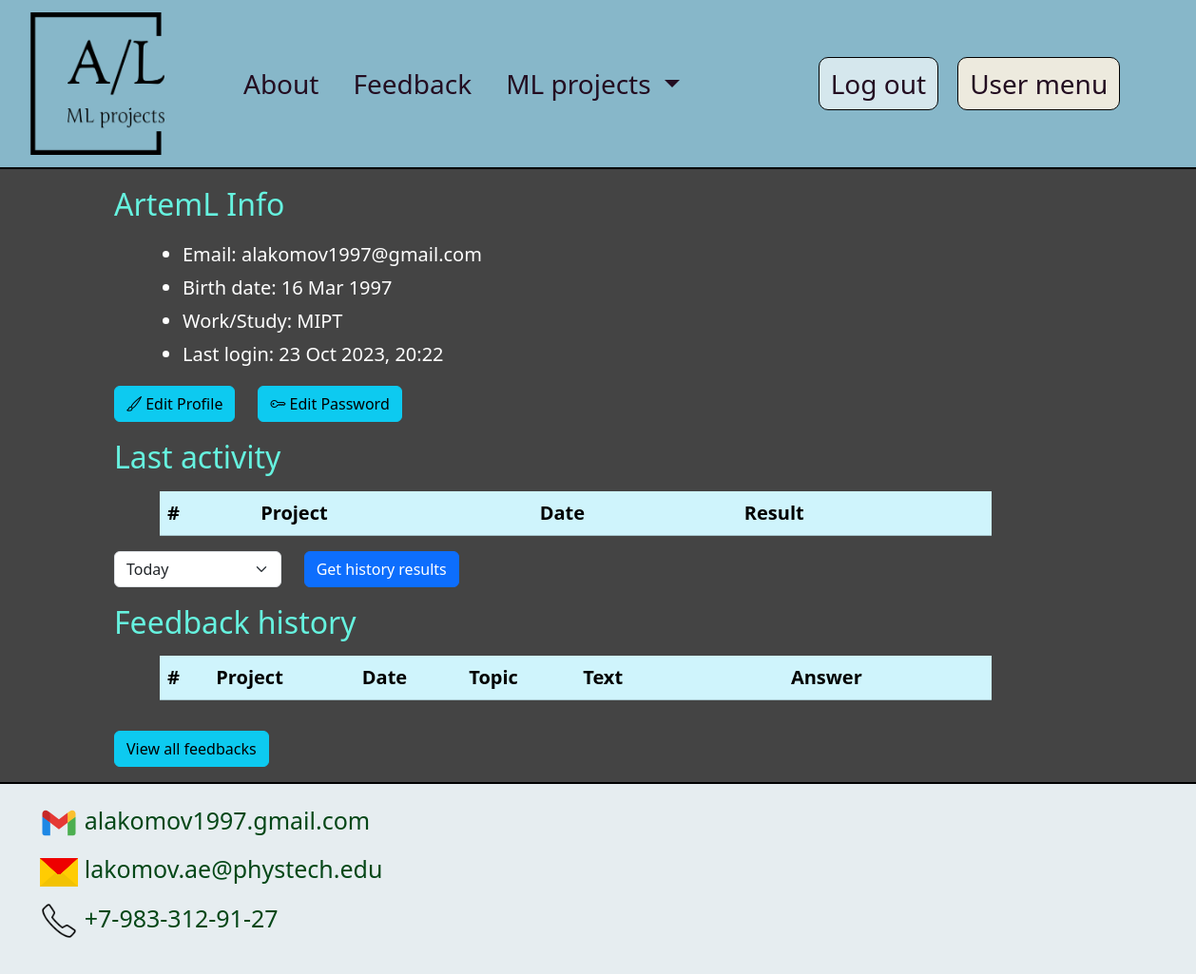
/user_page/ (signed in), run on an earlier commit of the app's database.
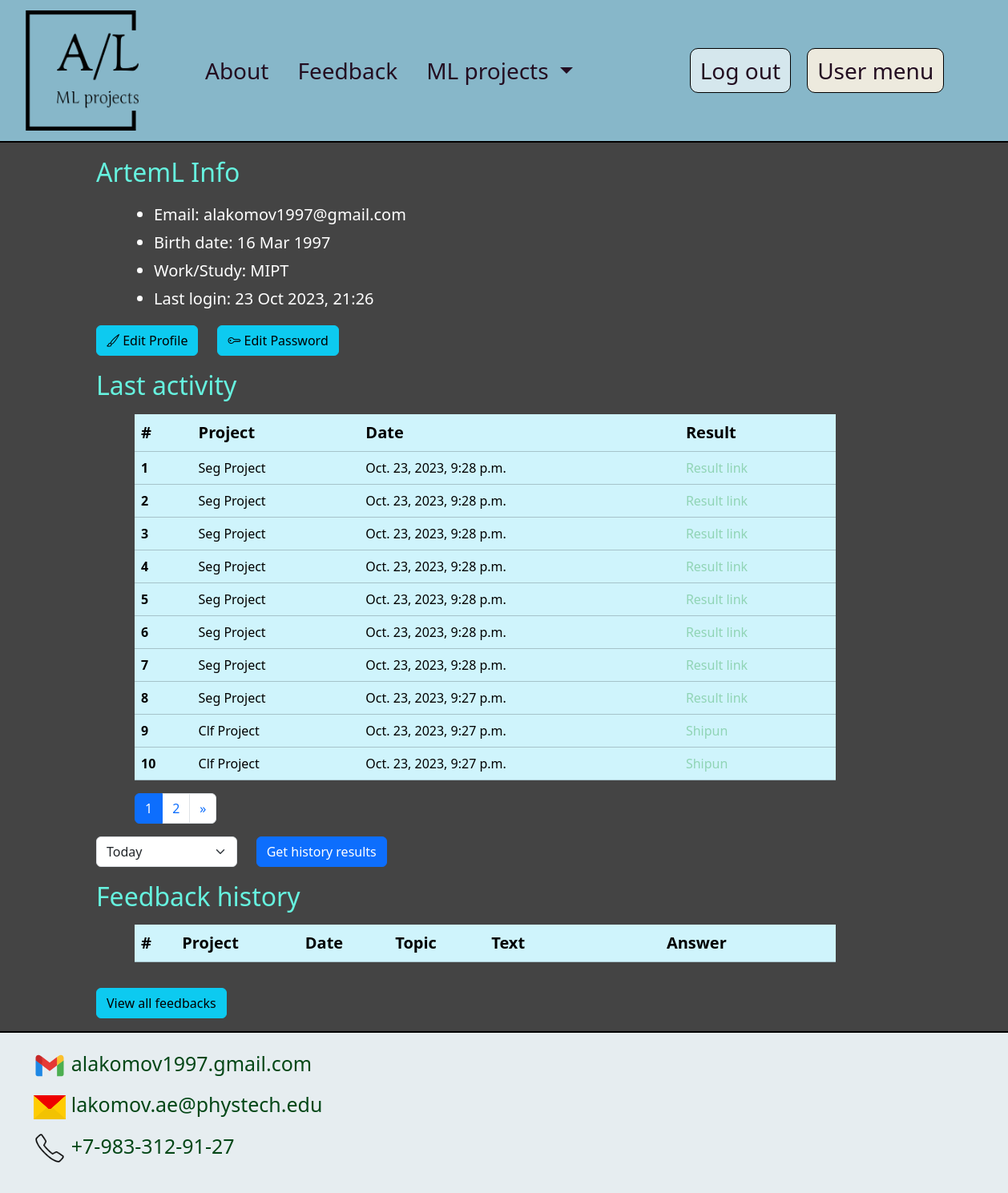
And on a later commit of the database.
### main_app/models.py (models this page shows, shortened)
class CustomUser(AbstractUser):
    work_place = models.CharField(max_length=200, verbose_name="work_place", blank=True, null=True)
    birth_date = models.DateField(verbose_name="birth_date", blank=True, null=True)

class HistoryModel(models.Model):
    user = models.ForeignKey(CustomUser, on_delete=models.CASCADE)
    project = models.ForeignKey(ProjectNames, on_delete=models.CASCADE)
    date_time = models.DateTimeField(verbose_name="date_time", auto_now_add=True)
    result = models.CharField(max_length=100, verbose_name="result")
    data_id = models.IntegerField(blank=True, default=1)

class ProjectNames(models.Model):
    project_name = models.CharField(max_length=100, unique=True)
    def __str__(self):
        return str(self.project_name)

### main_app/views.py (the view)
# urls.py: path('user_page/', user_page_view, name="user_page"),
@login_required(login_url=reverse_lazy("authentication_error"))
def user_page_view(request):
    user_id = request.user.id
    page = request.GET.get("page")
    if request.method == "POST":
        page = 1
        date_form = DateForm(request.POST)
        if date_form.is_valid():
            period = date_form.cleaned_data["period"]
            if period == "Today":
                left_date = datetime.today().replace(minute=0, hour=0, second=0)
                right_date = datetime.today().replace(minute=59, hour=23, second=59)
            else:
                left_date = date_form.cleaned_data["left_date"]
                right_date = date_form.cleaned_data["right_date"].replace(minute=59, hour=23, second=59)
            t1 = HistoryModel.objects.filter(user_id=user_id,
                                             date_time__gte=left_date,
                                             date_time__lte=right_date).order_by("-date_time")
        else:
            t1 = HistoryModel.objects.filter(user_id=user_id).order_by("-date_time")
    else:
        date_form = DateForm()
        t1 = HistoryModel.objects.filter(user_id=user_id).order_by("-date_time")
    paginate_by = 10
    paginator = Paginator(t1, paginate_by)
    table_paginator = paginator.get_page(page)
    page_range = paginator.page_range
    feedback_data = FeedbackModel.objects.filter(user_id=user_id).order_by("-date_time_last_change")[:10]
    title = "Account"
    context = {"table_paginator": table_paginator,
               "date_form": date_form, "page_range": page_range,
               "feedback_data": feedback_data, "title": title
               }
    return render(request, 'main_app/user_menu.html', context=context)

### main_app/forms.py
class DateForm(forms.Form):
    period = forms.ChoiceField(choices=(("Today", "Today"), ("Month", "Month"),
                                        ("Year", "Year"), ("Select period", "Select period")),
                               widget=forms.Select(attrs={"class": "form-select", "id": "period"}))
    left_date = forms.DateTimeField(widget=forms.DateInput(attrs={"type": "date", "class": "form-control",
                                                                  "id": "left_date"
                                                                  }), required=False)
    right_date = forms.DateTimeField(widget=forms.DateInput(attrs={"type": "date", "class": "form-control",
                                                                   "id": "right_date"
                                                                   }), required=False)

### main_app/templates/main_app/user_menu.html (shortened to what this page needs)
{% extends 'main_app/base.html' %}
{% load static %}
{% block styles %}
    <link rel="stylesheet" href="https://cdn.jsdelivr.net/npm/bootstrap-icons@1.11.0/font/bootstrap-icons.css">
{% endblock %}
{% block menu %}
    <li class="nav-item "> <a class = "nav-link" href="{% url 'about' %}" target="_blank"> About </a> </li>
    <li class="nav-item "> <a class="nav-link" href="{% url 'feedback' %}" target="_blank"> Feedback </a> </li>
    <li class="nav-item dropdown">
      <a class="nav-link dropdown-toggle" role="button" data-bs-toggle="dropdown" href="#"> ML projects </a>
  </li>
{% endblock menu %}
{% block content %}
<div class="container-fluid main_div">
    <div class="row ms-lg-5">
        <div class="col-12 d-flex flex-column ms-1 ms-lg-5">
        <h2 class="py-2"> {{request.user.username}} Info</h2>
            <ul class="info_list">
                <li> Email: {{request.user.email}} </li>
                <li> Birth date: {{request.user.birth_date|date:"d M Y" }} </li>
                <li> Work/Study: {{request.user.work_place}} </li>
                <li> Last login: {{request.user.last_login|date:"d M Y" }},  {{request.user.last_login|time:"G:i"}}</li>
            </ul>
        </div>
    </div>
    <div class="row ms-lg-5">
            <div class="col d-flex flex-row ms-1 ms-lg-5">
                <a type="button" class="btn btn-info" href="{% url 'edit_data' %}"> <i class="bi bi-brush"></i> Edit Profile </a>
                <a type="button" class="btn btn-info ms-4" href="{% url 'password_update' %}"> <i class="bi bi-key"></i> Edit Password </a>
            </div>
    </div>
    <div class="row ms-lg-5">
        <div class="col-12 col-lg-10 col-xl-9 ms-1 ms-lg-5">
            <h2 class="py-2">Last activity</h2>
            <table class="table table-info ms-lg-5">
                <thead>
                    <tr>
                        <th scope="col" class="th-horizontal">#</th>
                        <th scope="col" class="th-horizontal">Project</th>
                        <th scope="col" class="th-horizontal">Date</th>
                        <th scope="col" class="th-horizontal">Result</th>
                    </tr>
                </thead>
                <tbody>
                    {% for row in table_paginator %}
                        <tr>
                            <th scope="row"> {{ table_paginator.start_index|add:forloop.counter0 }} </th>
                                <td>  {{ row.project }} </td>
                                <td> {{ row.date_time }} </td>
                            {% if row.project_id == 2 %}
                            <td> <a href="{% url 'clf_project_history' row.data_id %}"> {{ row.result }} </a> </td>
                            {% endif %}
                            {% if row.project_id == 3 %}
                            <td> <a href="{% url 'seg_project_history' row.data_id %}"> Result link </a> </td>
                            {% endif %}
                        </tr>
                    {% endfor %}
                </tbody>
            </table>
            {% if table_paginator.paginator.num_pages != 1 %}
                <nav class="ms-lg-5">
                    <ul class="pagination">
                        {% for page in page_range %}
                            {% if page == table_paginator.number %}
                                <li class="page-item active">
                                    <a class="page-link" href="?page={{ page }}">{{ page }}</a>
                                </li>
                            {% elif page >= table_paginator.number|add:-2 and page <= table_paginator.number|add:2 %}
                                <li class="page-item">
                                    <a class="page-link" href="?page={{ page }}">{{ page }}</a>
                                </li>
                            {% endif %}
                        {% endfor %}
                        {% if table_paginator.has_next %}
                            <li class="page-item">
                                <a class="page-link" href="?page={{ table_paginator.number|add:+1}}">
                                    <span aria-hidden="true">&raquo;</span>
                                </a>
                            </li>
                        {% endif %}
                    </ul>
                </nav>
            {% endif %}
        </div>
    </div>
    <div class="row ms-lg-5">
        <div class="ms-1 ms-lg-5">
            <form class="row" method="post" id="date_form">
                    <div class="col-3 col-lg-2">
                        {{ date_form.period }}
                    </div>
                    <div class="col-3 col-lg-2">
                        <button class="btn btn-primary" name="get_activity" id="get_activity" type="submit"> Get history results</button>
                    </div>
            </form>
        </div>
    </div>
    <div class="row ms-lg-5">
        <div class="col-12 col-lg-10 col-xl-9 d-flex flex-column ms-1 ms-lg-5">
            <h2 class="py-2"> Feedback history </h2>
            <div class="col d-none d-sm-block">
                <table class="table table-info ms-lg-5" style="color:white">
                    <thead>
                        <tr>
                            <th scope="col" class="th-horizontal"> # </th>
                            <th scope="col" class="th-horizontal"> Project </th>
                            <th scope="col" class="th-horizontal"> Date </th>
                            <th scope="col" class="th-horizontal"> Topic </th>
                            <th scope="col" class="th-horizontal col-3"> Text</th>
                            <th scope="col" class="th-horizontal col-3"> Answer </th>
                        </tr>
                    </thead>
                </table>
            </div>
            <div class="col py-3">
                <a class="btn btn-info" style="text-decoration:none" role="button" href="{% url 'user_feedback' %}"> View all feedbacks</a>
            </div>
        </div>
    </div>
</div>
{% endblock %}

### main_app/templates/main_app/base.html (shortened to what this page needs)
<!DOCTYPE html>
{% load static %}
<html lang="en">
<head>
  <link href="https://cdn.jsdelivr.net/npm/bootstrap@5.3.2/dist/css/bootstrap.min.css" rel="stylesheet">
  <link rel="stylesheet" href="https://cdn.jsdelivr.net/npm/bootstrap-icons@1.11.0/font/bootstrap-icons.css">
  <link rel="stylesheet" type="text/css" href="{% static 'main_app/css/navbar_styles.css' %}">
  {% block styles %}
  {% endblock styles %}
</head>
<body>
<div class="header sticky-top">
  <div class="container-fluid">
    <div class="row">
      <div class="col-12 col-md-9 col-lg-8">
        <nav class="navbar navbar-expand-md navbar-light">
            <a class="navbar-brand" href="{% url 'main_page' %}"> <img src="{% static 'main_app/images/logo.png' %}" id="logo"></a>
            <div class="offcanvas offcanvas-start" tabindex="-1" id="offcanvasNavbar" aria-labelledby="offcanvasNavbarLabel">
                <div class="offcanvas-body">
                    <ul class="navbar-nav">
                        {% block menu %}
                        {% endblock menu %}
                    </ul>
                </div>
            </div>
        </nav>
      </div>
      <div class="col-md-3 col-lg-4 d-none d-md-flex flex-column flex-lg-row justify-content-center justify-content-lg-start align-items-center">
          {% if request.user.is_authenticated %}
          <div style="padding:10px">
            <button class="btn" id="log_out"> <a class="menu_link" href="{% url 'logout' %}"> Log out </a> </button>
          </div>
          <div style="padding:10px">
            <button class="btn" id="user_menu"> <a class="menu_link" href="{% url 'user_page' %}"> User menu </a> </button>
          </div>
          {% endif %}
      </div>
    </div>
  </div>
</div>
<main class="main">
  {% block content %}
  {% endblock content %}
</main>
<div class="wrapper">
<footer>
    <div class="container-fluid">
      <div class="row">
        <div class="d-flex flex-lg-row">
          <div class="col-12 col-lg-5">
          <ul class="ul-contacts">
            <li>
              <img class="icon" src="{% static 'main_app/icons/gmail.svg' %}">
              <a class="contact_link" href="mailto:alakomov1997@gmail.com" > alakomov1997.gmail.com </a>
            </li>
            <li>
              <img class="icon" src="{% static 'main_app/icons/yandex_mail.png' %}">
              <a class="contact_link" href="mailto:lakomov.ae@phystech.edu" > lakomov.ae@phystech.edu </a>
            </li>
            <li>
            <img class="icon" src="{% static 'main_app/icons/phone.png' %}">
            <a class="contact_link"  href="tel:+79833129127"> +7-983-312-91-27</a>
            </li>
          </ul>
        </div>
        <div class="col-lg-7 d-none d-lg-block">
        </div>
      </div>
        </div>
    </div>
  </footer>
</div>
</body>
</html>

### main_app/static/main_app/css/navbar_styles.css (style rules this page uses)
:root { --header_text_color: #230D21; --header_background_color: #87b7c9; --header_background_color_accent: #609cb3; --header_text_color_accent: #F8F8FF; --transition_time: 0.2s; --background-color: #444444; }
main { flex: 1 1 auto; }
body { min-width: 320px; }
a { text-decoration: none; color:#90d4b5; }
h2 { color:#66f2df; margin-top:10px; }
.ul_text, .ol_text, .info_list { line-height:35px; font-size: 20px; color:white; margin-left:40px; }
.main_div { background-color:#444444; border-bottom:2px solid black; border-top: 2px solid black; }
.th-horizontal { font-size:20px; }
.wrapper { min-height: 100%; display: flex; flex-direction: column; }
.header { background-color: var(--header_background_color); }
.offcanvas { background: var(--header_background_color); }
.navbar { min-height: 110px; }
.navbar-brand { line-height: 80px; font-size: 35px; }
.nav-item { margin-right:20px; }
.nav-item:first-child { margin-left: 0; }
.nav-link { font-size:28px; color: var(--header_text_color) !important; }
.menu_link { color:var(--header_text_color); font-size: 28px; }
#logo { width:220px; height:150px; }
footer { background-color:#e6edf0; padding: 10px; height: 200px; }
.ul-contacts { color: black; margin-top: 10px; font-size: 25px; list-style: none; padding-left: 0px; margin-left:4%; }
.ul-contacts li { margin-top: 10px; }
.icon { height:40px; width:40px; }
.contact_link { color:#044717; }
#log_out { background-color:#d5e7ed; color:black; border-top-right-radius: 10px !important; border-top-left-radius: 10px!important; border-bottom-right-radius: 10px!important; border-bottom-left-radius: 10px!important; border: 1px solid black; transition: all var(--transition_time); }
#user_menu { background-color:#EDEADE; color:black; border-top-right-radius: 10px !important; border-top-left-radius: 10px!important; border-bottom-right-radius: 10px!important; border-bottom-left-radius: 10px!important; border: 1px solid black; transition: all var(--transition_time); }

What changed in the data, as far as the page shows it:
changed CustomUser "ArtemL": user.last_login "20:22" → "21:26"
added HistoryModel: start_index|add "1", project "Seg Project", date_time "Oct. 23, 2023, 9:28 p.m.", shows "Result link"
added HistoryModel: start_index|add "2", project "Seg Project", date_time "Oct. 23, 2023, 9:28 p.m.", shows "Result link"
added HistoryModel: start_index|add "3", project "Seg Project", date_time "Oct. 23, 2023, 9:28 p.m.", shows "Result link"
added HistoryModel: start_index|add "4", project "Seg Project", date_time "Oct. 23, 2023, 9:28 p.m.", shows "Result link"
added HistoryModel: start_index|add "5", project "Seg Project", date_time "Oct. 23, 2023, 9:28 p.m.", shows "Result link"
added HistoryModel: start_index|add "6", project "Seg Project", date_time "Oct. 23, 2023, 9:28 p.m.", shows "Result link"
added HistoryModel: start_index|add "7", project "Seg Project", date_time "Oct. 23, 2023, 9:28 p.m.", shows "Result link"
added HistoryModel: start_index|add "8", project "Seg Project", date_time "Oct. 23, 2023, 9:27 p.m.", shows "Result link"
added HistoryModel: start_index|add "9", project "Clf Project", date_time "Oct. 23, 2023, 9:27 p.m.", result "Shipun"
added HistoryModel: start_index|add "10", project "Clf Project", date_time "Oct. 23, 2023, 9:27 p.m.", result "Shipun"
Also different on the page:
new list line: "1"
new list line: "2"
